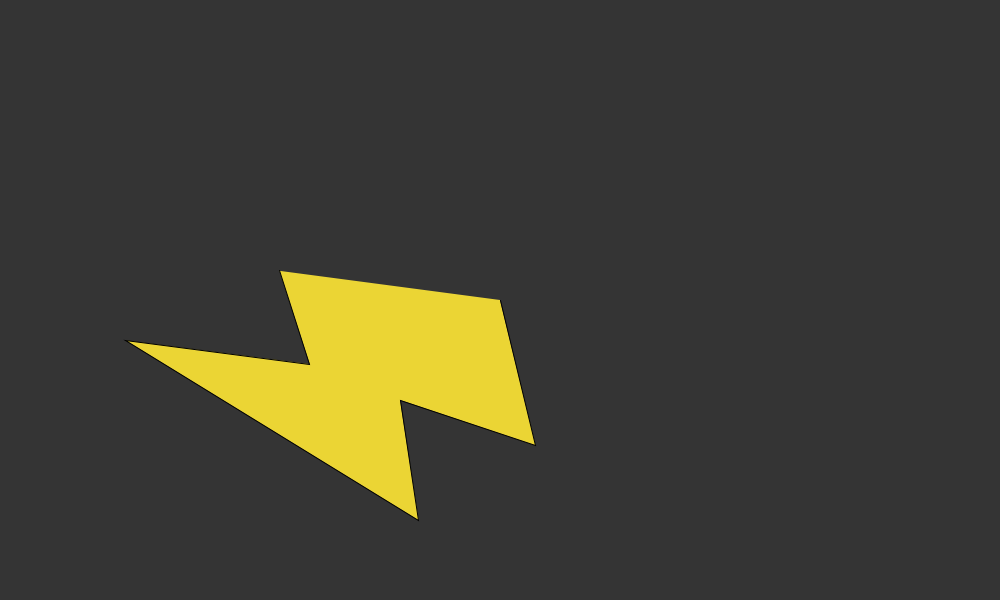
Frame 1 (no input)
Frame 60 (the mouse pressed at the canvas centre just before this capture): identical to frame 1, image omitted
Frame 120 (the mouse held since frame 60 and released just before this capture): identical to frame 1, image omitted

The Processing sketch that drew this single still picture (run headless with seeded random() and noise(); from frame 60 on, the mouse is pressed at the canvas centre):

// Processing sketch: Lighting
// ── Lighting.pde
PShape lightning;

void setup(){
size(1000, 600);
fill(235, 213, 52);
lightning = createShape();
lightning.beginShape();
lightning.vertex(279.48, 270.84);
lightning.vertex(309.69, 364.1);
lightning.vertex(125.79, 340.46);
lightning.vertex(418.72, 520.42);
lightning.vertex(400, 400);
lightning.vertex(535.63, 445.55);
lightning.vertex(500, 300);
lightning.endShape();
}

void draw(){
background(52);
shape(lightning);

}
